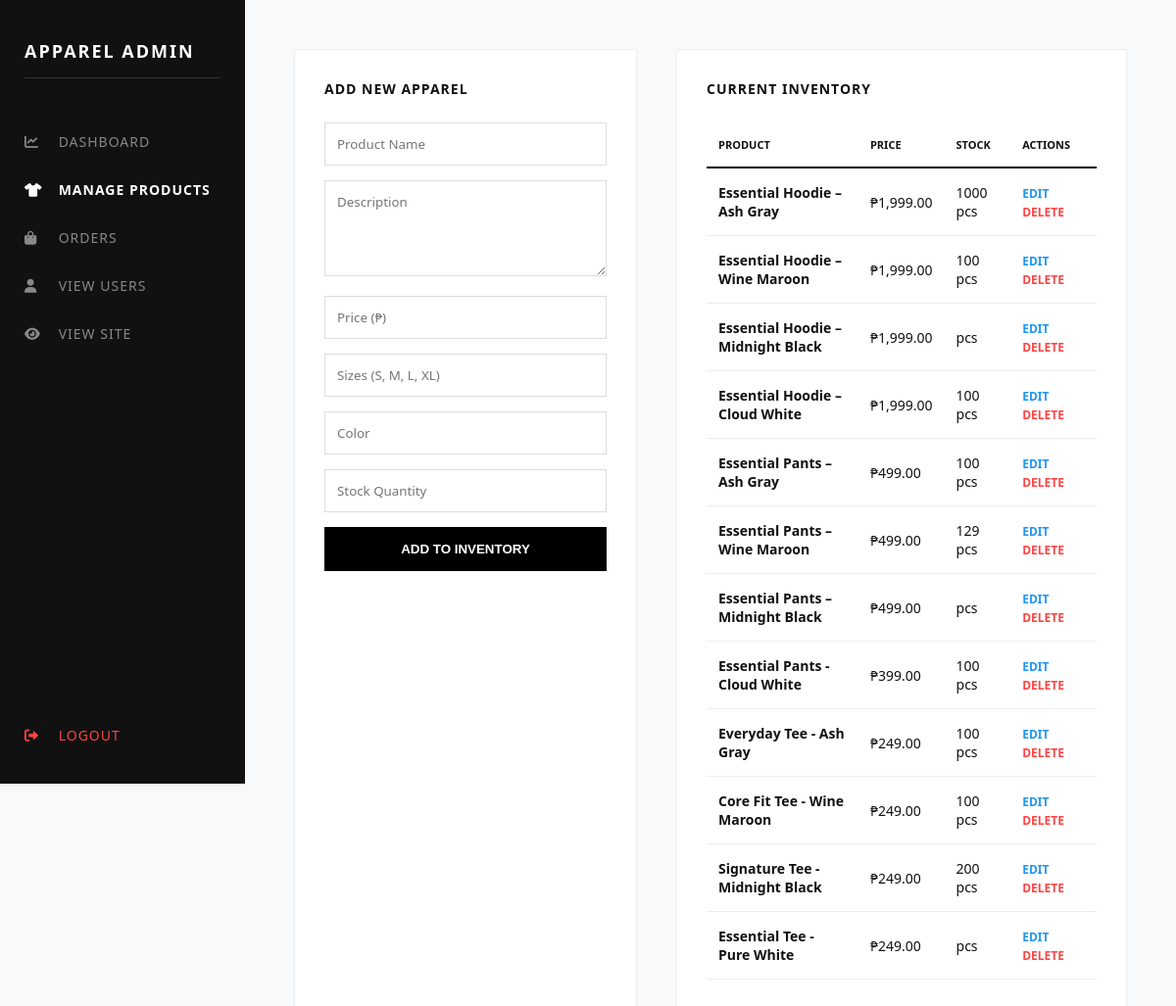
/admin/products.php, run on the app's committed database.
### tables this page shows
CREATE TABLE `products` (
  `id` int(11) NOT NULL,
  `name` varchar(100) DEFAULT NULL,
  `description` text DEFAULT NULL,
  `price` decimal(10,2) DEFAULT NULL,
  `size` varchar(20) DEFAULT NULL,
  `color` varchar(20) DEFAULT NULL,
  `image` varchar(255) DEFAULT NULL,
  `stock` int(11) DEFAULT NULL,
  `category` varchar(50) DEFAULT NULL
);

### admin/products.php (the view, shortened to what this page needs)
<?php
include "../config/database.php";
$products = mysqli_query($conn, "SELECT * FROM products ORDER BY id DESC");
?>
<!DOCTYPE html>
<html lang="en">
<head>
    <link rel="stylesheet" href="https://cdnjs.cloudflare.com/ajax/libs/font-awesome/6.0.0/css/all.min.css">
</head>
<body>
    <div class="sidebar">
        <h2>APPAREL ADMIN</h2>
        <a href="dashboard.php"><i class="fas fa-chart-line"></i> Dashboard</a>
        <a href="products.php" class="active-link"><i class="fas fa-tshirt"></i> Manage Products</a>
        <a href="orders.php"><i class="fas fa-shopping-bag"></i> Orders</a>
        <a href="users.php"><i class="fas fa-user"></i> View Users</a>
        <a href="../index.php"><i class="fas fa-eye"></i> View Site</a>
        <a href="logout.php" class="logout-link"><i class="fas fa-sign-out-alt"></i> Logout</a>
    </div>
    <div class="admin-container">
        <div class="form-card">
            <h3>Add New Apparel</h3>
            <form method="POST">
                <input name="name" placeholder="Product Name" required>
                <textarea name="desc" placeholder="Description" rows="4"></textarea>
                <input name="price" type="number" step="0.01" placeholder="Price (₱)" required>
                <input name="size" placeholder="Sizes (S, M, L, XL)">
                <input name="color" placeholder="Color">
                <input name="stock" type="number" placeholder="Stock Quantity" required>
                <button type="submit" name="add" class="btn-black">Add to Inventory</button>
            </form>
        </div>
        <div class="inventory-card">
            <h3>Current Inventory</h3>
            <table>
                <thead>
                    <tr>
                        <th>Product</th>
                        <th>Price</th>
                        <th>Stock</th>
                        <th>Actions</th>
                    </tr>
                </thead>
                <tbody>
                    <?php while($row = mysqli_fetch_assoc($products)): ?>
                    <tr>
                        <td><strong><?php echo $row['name']; ?></strong></td>
                        <td>₱<?php echo number_format($row['price'], 2); ?></td>
                        <td><?php echo $row['stock']; ?> pcs</td>
                        <td>
                            <a href="javascript:void(0)" onclick='openEditModal(<?php echo json_encode($row); ?>)' style="color: #2196F3; text-decoration: none; font-weight: bold; margin-right: 15px; font-size: 12px;">EDIT</a>
                            <a href="delete_product.php?id=<?php echo $row['id']; ?>" onclick="return confirm('Delete this product?')" style="color: #ff4444; text-decoration: none; font-weight: bold; font-size: 12px;">DELETE</a>
                        </td>
                    </tr>
                    <?php endwhile; ?>
                </tbody>
            </table>
        </div>
    </div>
</body>
</html>

### admin/products.php (style rules this page uses)
body { margin: 0; display: flex; background-color: #f8f9fa; font-family: 'Segoe UI', sans-serif; color: #111; }
.sidebar { width: 250px; height: 100vh; background: #111; color: #fff; padding: 25px; position: fixed; left: 0; top: 0; box-sizing: border-box; display: flex; flex-direction: column; z-index: 1000; }
.sidebar h2 { font-size: 18px; letter-spacing: 2px; margin-bottom: 40px; text-transform: uppercase; border-bottom: 1px solid #333; padding-bottom: 15px; }
.sidebar a { display: block; color: #888; text-decoration: none; padding: 15px 0; transition: 0.3s; font-size: 14px; text-transform: uppercase; letter-spacing: 1px; }
.sidebar a i { margin-right: 10px; width: 20px; }
.sidebar a:hover, .active-link { color: #fff !important; }
.active-link { font-weight: bold; }
.logout-link { margin-top: auto; color: #ff4444 !important; padding-bottom: 20px; }
.admin-container { margin-left: 250px; padding: 50px; width: calc(100% - 250px); display: grid; grid-template-columns: 350px 1fr; gap: 40px; box-sizing: border-box; }
.form-card, .inventory-card { background: #fff; padding: 30px; border: 1px solid #eee; box-shadow: 0 2px 5px rgba(0,0,0,0.02); }
h3 { margin-top: 0; text-transform: uppercase; font-size: 14px; letter-spacing: 1px; margin-bottom: 25px; }
input, textarea { width: 100%; padding: 12px; margin-bottom: 15px; border: 1px solid #ddd; box-sizing: border-box; font-family: inherit; }
.btn-black { width: 100%; padding: 15px; background: #000; color: #fff; border: none; cursor: pointer; text-transform: uppercase; font-weight: bold; }
table { width: 100%; border-collapse: collapse; }
th { text-align: left; padding: 15px 12px; border-bottom: 2px solid #000; text-transform: uppercase; font-size: 11px; }
td { padding: 15px 12px; border-bottom: 1px solid #eee; font-size: 14px; }

### data on the page
products: name "Essential Hoodie – Ash Gray", price "1,999.00", stock "1000"
products: name "Essential Hoodie – Wine Maroon", price "1,999.00", stock "100"
products: name "Essential Hoodie – Midnight Black", price "1,999.00"
products: name "Essential Hoodie – Cloud White", price "1,999.00", stock "100"
products: name "Essential Pants – Ash Gray", price "499.00", stock "100"
products: name "Essential Pants – Wine Maroon", price "499.00", stock "129"
products: name "Essential Pants – Midnight Black", price "499.00"
products: name "Essential Pants - Cloud White", price "399.00", stock "100"
products: name "Everyday Tee - Ash Gray", price "249.00", stock "100"
products: name "Core Fit Tee - Wine Maroon", price "249.00", stock "100"
products: name "Signature Tee - Midnight Black", price "249.00", stock "200"
products: name "Essential Tee - Pure White", price "249.00"
